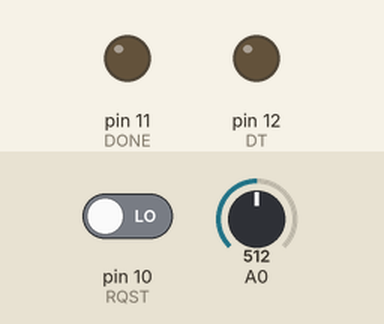
A sketch run on a simulated Arduino Uno, built with avr-gcc and run on an emulated ATmega328P. Parts: output pins drawn as LEDs (lit = HIGH). Dashed ring = blinking. Inputs (shaded band) come from the test bench; at power-on: pin 10 (RQST) LOW, A0 = 512. Pins used as bus, display or sensor lines are not drawn.

Above: at 1.2 s.
1.3 s: pin 10 (RQST) driven HIGH
At 1.69 s:
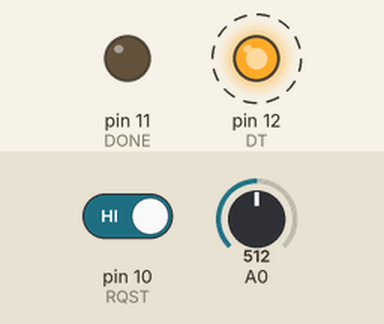
4.3 s: A0 set to 716
At 5.4 s:
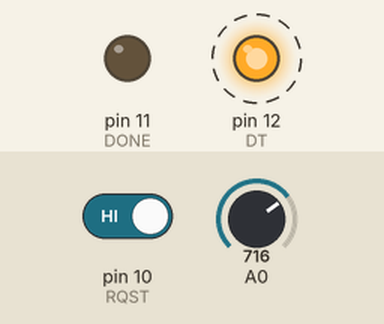
7.3 s: A0 set to 511
At 7.7 s:
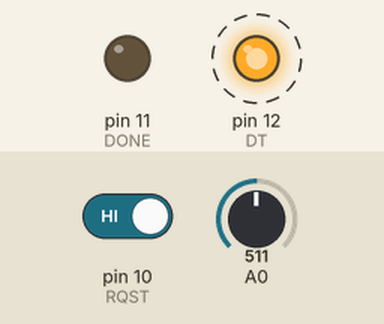
10.3 s: A0 set to 0
At 10.54 s:
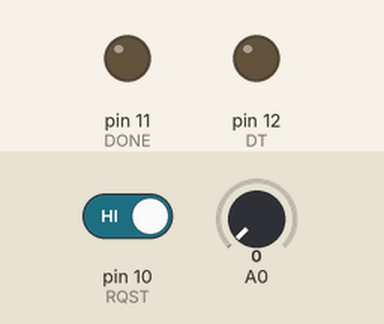
13.3 s: A0 set to 1023
At 13.56 s:
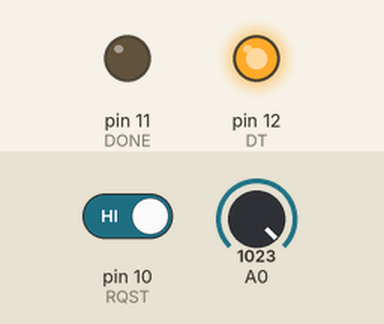
Timing chart, 0 to 16.3 s (numbered marks = the images above; inputs shaded):
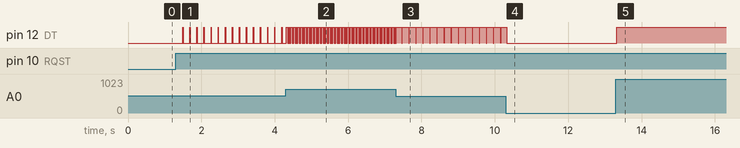

The sketch:

Comunica__o_com_FPGA.ino
```cpp
#define CLK 13
#define DT  12
#define DONE 11
#define RQST 10

boolean clk = 0, envio = 0;
int valor = 0, i = 0;

void setup() {
  pinMode(DONE, OUTPUT);
  pinMode(CLK, OUTPUT);
  pinMode(DT, OUTPUT);
  pinMode(RQST, INPUT);

  Serial.begin(9600);

}

void loop() {


    if(digitalRead(RQST))
    {
      envio = 1;
      digitalWrite(DONE, LOW);
      valor = analogRead(A0);
    }
    if(envio == 1)
    {
      delay(10);
////////////Envia dados junto ao clock
      if((clk == 0)&&(i<10))
      {
        if(bitRead(valor,i) == 0)
            digitalWrite(DT,LOW);
        else
            digitalWrite(DT,HIGH);
         i++;
      }
////////////Envia clock


      clk = !clk;
      if(clk == 1)
        digitalWrite(CLK,HIGH);
      else
        digitalWrite(CLK,LOW);

////////////Termina operação Envia DONE
      if(i > 9)
      {
        digitalWrite(DONE, HIGH);
        i = 0;
        envio = 0;
        clk = 0;
      }

    }

}
```

Measured:
- after the input at 1.3 s, pin 12 (DT): alternates HIGH for 0.01 s and LOW for 0.18 s, starting after 0.19 s
- after the input at 4.3 s, pin 12 (DT): alternates HIGH for 0.04 s and LOW for 0.04 s, starting at once
- after the input at 7.3 s, pin 12 (DT): alternates HIGH for 0.18 s and LOW for 0.01 s, starting after 0.16 s
- after the input at 10.3 s, pin 12 (DT): goes on until 10.3 s, then stays LOW
- after the input at 13.3 s, pin 12 (DT): LOW → HIGH at once
